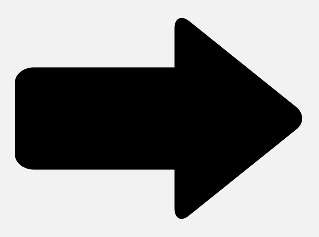
#> input picture ArrowDetection/FILES_FOR_TESTING/arrow.png, 319 x 237 px
$ python -i ArrowDetector.py   (imports and definitions only)
#> lines starting #> are read from the running program, lines starting #| are printed output that depends on the picture; after the words box and inside, x2 and y2 are one past the last pixel; in counts of white or black regions, pixels touching at a corner belong together
import cv2
import numpy as np
import matplotlib.pyplot as plt
import time
import math


class ArrowDetector():

    def __init__(self):
        self.zero = 0

    def img_process(self, img):
        threshold1 = 0
        threshold2 = 360
        target = cv2.medianBlur(img, 3)
        img_gray = cv2.cvtColor(target, cv2.COLOR_BGR2GRAY)
        img_canny = cv2.Canny(img_gray, threshold1, threshold2)

        kernel = np.ones((3, 3))
        img_dilate = cv2.dilate(img_canny, kernel, iterations=2)
        img_erode = cv2.erode(img_dilate, kernel, iterations=1)
        return img_erode

    def get_arrow_direction(self, img):
        target = self.img_process(img)
        contours_im, hierachy = cv2.findContours(target, cv2.RETR_TREE, cv2.CHAIN_APPROX_NONE)
        arrows = self.find_items(contours_im)
        if len(arrows)>0 :
            ret_val = self.calc_direction(arrows)
            return ret_val
        else:
            return 'n'


    def calc_direction(self, arrows):
        points=[]
        cx, cy, points = self.calc_points(arrows[0][0])
        angle = self.calc_dir((cx, cy), arrows[0][1])
        if (angle > 0 and angle < 90) or (angle < 0 and angle > -90):
            return 'r'
        else:
            return 'l'


    def calc_dir(self, p1, p2):
        delta_x = p2[0] - p1[0]
        delta_y = p2[1] - p1[1]
        angle = math.degrees(math.atan2(delta_y , delta_x))
        return angle


    def calc_mid(self, p1, p2):
        return ((p1[0] + p2[0]) / 2, (p1[1] + p2[1]) / 2)


    def calc_points(self, contour):
        M = cv2.moments(contour)

        center_x = int(M['m10'] / M['m00'])
        center_Y = int(M['m01'] / M['m00'])

        left_most = tuple(contour[contour[:, :, 0].argmin()][0])
        right_most = tuple(contour[contour[:, :, 0].argmax()][0])
        top_most = tuple(contour[contour[:, :, 1].argmin()][0])
        bottom_most = tuple(contour[contour[:, :, 1].argmax()][0])
        return center_x, center_Y, (left_most, right_most, top_most, bottom_most)

    def find_items(self, contours_im):
        arrows = []
        for contour in contours_im:
            peri = cv2.arcLength(contour, True)
            approx = cv2.approxPolyDP(contour, 0.025 * peri, True)
            hull = cv2.convexHull(approx, returnPoints=False)
            sides = len(hull)

            if 8 > sides > 3 and sides + 2 == len(approx):
                arrow_tip = self.find_tip(approx[:, 0, :], hull.squeeze())
                if arrow_tip:
                    arrows.append((contour, arrow_tip))
        return arrows


    def find_tip(self, points, convex_hull):
        length = len(points)
        indices = np.setdiff1d(range(length), convex_hull)

        for i in range(2):
            j = indices[i] + 2
            if j > length - 1:
                j = length - j
            if np.all(points[j] == points[indices[i - 1] - 2]):
                return tuple(points[j])

>>> import cv2
>>> picture = cv2.imread('FILES_FOR_TESTING/arrow.png')
#> picture is the input picture: shape (237, 319, 3); min 0, max 242, mean 143.4
>>> result = ArrowDetector().get_arrow_direction(picture)
#> in img_process, `img_canny = cv2.Canny(img_gray, threshold1, threshold2)`:
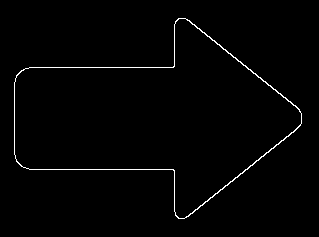
#> img_canny: shape (237, 319); 1.3% white in thin lines or dots, all inside (x1, y1, x2, y2) = (14, 18, 302, 219)
#> in img_process, `img_dilate = cv2.dilate(img_canny, kernel, iterations=2)`:
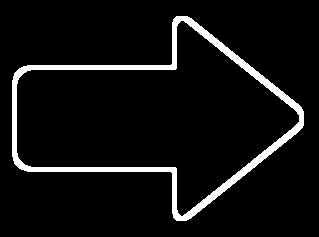
#> img_dilate: shape (237, 319); 6.4% white; 1 white region, box (x1, y1, x2, y2) and area: (12, 16, 304, 221) 4855
#> in img_process, `img_erode = cv2.erode(img_dilate, kernel, iterations=1)`:
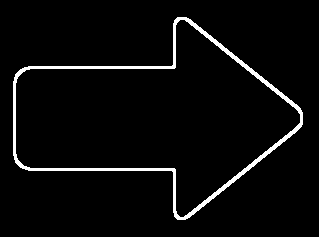
#> img_erode: shape (237, 319); 3.8% white; 1 white region
#> in get_arrow_direction, `contours_im, hierachy = cv2.findContours(target, cv2.RETR_TREE, cv2.CH..`: contours_im = 2 contours; box (x1, y1, x2, y2) and area: (13, 17, 303, 220) 31864, (15, 19, 301, 218) 29710
#> the loop in find_items, `for contour in contours_im:` made 2 passes
#> (peri, hull, sides, length in find_tip, indices in find_tip, arrow_tip) on passes 1 to 2: (853.7, [6, 4, 3, 1, 0], 5, 7, [2, 5], (302, 112)), (835.4, [0, 1, 3, 4, 6], 5, 7, [2, 5], (300, 114))
#> after the loop in find_items, `for contour in contours_im:`: arrows = 2 items
#> in calc_points, `M = cv2.moments(contour)`: M = moments, m00 31863.5, centre m10/m00, m01/m00 = (154.2, 117.9)
#> in calc_points, `center_x = int(M['m10'] / M['m00'])`: center_x = 154
#> in calc_points, `center_Y = int(M['m01'] / M['m00'])`: center_Y = 117
#> in calc_points, `left_most = tuple(contour[contour[:, :, 0].argmin()][0])`: left_most = (13, 81)
#> in calc_points, `right_most = tuple(contour[contour[:, :, 0].argmax()][0])`: right_most = (302, 124)
#> in calc_points, `top_most = tuple(contour[contour[:, :, 1].argmin()][0])`: top_most = (177, 17)
#> in calc_points, `bottom_most = tuple(contour[contour[:, :, 1].argmax()][0])`: bottom_most = (177, 219)
#> in calc_direction, `cx, cy, points = self.calc_points(arrows[0][0])`: cx = 154; cy = 117; points = ((13, 81), (302, 124), (177, 17), (177, 219))
#> in calc_dir, `delta_x = p2[0] - p1[0]`: delta_x = 148
#> in calc_dir, `delta_y = p2[1] - p1[1]`: delta_y = -5
#> in calc_dir, `angle = math.degrees(math.atan2(delta_y , delta_x))`: angle = -1.93
#> in get_arrow_direction, `ret_val = self.calc_direction(arrows)`: ret_val = 'r'
#> result = 'r'
